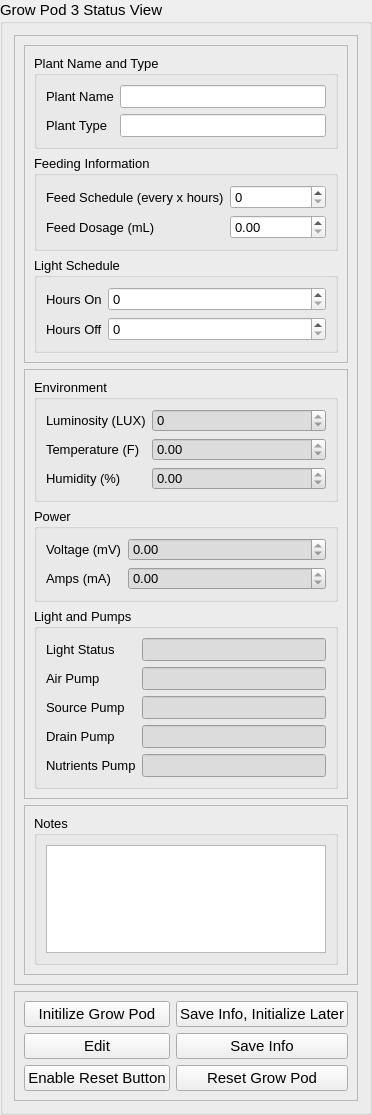
                  <widget class="QGroupBox" name="growPodContainer_3">
                   <property name="font">
                    <font>
                     <pointsize>11</pointsize>
                    </font>
                   </property>
                   <property name="title">
                    <string>Grow Pod 3 Status View</string>
                   </property>
                   <layout class="QVBoxLayout" name="verticalLayout_87">
                    <item>
                     <widget class="QFrame" name="growPodInfo_30">
                      <property name="sizePolicy">
                       <sizepolicy hsizetype="Preferred" vsizetype="Expanding">
                        <horstretch>0</horstretch>
                        <verstretch>0</verstretch>
                       </sizepolicy>
                      </property>
                      <property name="font">
                       <font>
                        <pointsize>10</pointsize>
                       </font>
                      </property>
                      <property name="frameShape">
                       <enum>QFrame::StyledPanel</enum>
                      </property>
                      <property name="frameShadow">
                       <enum>QFrame::Raised</enum>
                      </property>
                      <layout class="QVBoxLayout" name="verticalLayout_88">
                       <item>
                        <widget class="QFrame" name="growPodInfoFrame_30">
                         <property name="frameShape">
                          <enum>QFrame::StyledPanel</enum>
                         </property>
                         <property name="frameShadow">
                          <enum>QFrame::Raised</enum>
                         </property>
                         <layout class="QVBoxLayout" name="verticalLayout_89">
                          <item>
                           <widget class="QGroupBox" name="plantNameSection_30">
                            <property name="sizePolicy">
                             <sizepolicy hsizetype="Preferred" vsizetype="Expanding">
                              <horstretch>0</horstretch>
                              <verstretch>0</verstretch>
                             </sizepolicy>
                            </property>
                            <property name="title">
                             <string>Plant Name and Type</string>
                            </property>
                            <layout class="QVBoxLayout" name="verticalLayout_90">
                             <item>
                              <layout class="QFormLayout" name="plantNameForm_30">
                               <item row="0" column="0">
                                <widget class="QLabel" name="plantNameLabel_30">
                                 <property name="text">
                                  <string>Plant Name</string>
                                 </property>
                                </widget>
                               </item>
                               <item row="0" column="1">
                                <widget class="QLineEdit" name="plantNameLineEdit_30"/>
                               </item>
                               <item row="1" column="0">
                                <widget class="QLabel" name="plantTypeLabel_30">
                                 <property name="text">
                                  <string>Plant Type</string>
                                 </property>
                                </widget>
                               </item>
                               <item row="1" column="1">
                                <widget class="QLineEdit" name="plantTypeLineEdit_30"/>
                               </item>
                              </layout>
                             </item>
                            </layout>
                           </widget>
                          </item>
                          <item>
                           <widget class="QGroupBox" name="feedInfoSection_30">
                            <property name="title">
                             <string>Feeding Information</string>
                            </property>
                            <layout class="QVBoxLayout" name="verticalLayout_91">
                             <item>
                              <layout class="QFormLayout" name="feedInfoForm_30">
                               <item row="0" column="0">
                                <widget class="QLabel" name="feedScheduleLabel_30">
                                 <property name="text">
                                  <string>Feed Schedule (every x hours)</string>
                                 </property>
                                </widget>
                               </item>
                               <item row="0" column="1">
                                <widget class="QSpinBox" name="feedScheduleSpinBox_30">
                                 <property name="readOnly">
                                  <bool>false</bool>
                                 </property>
                                </widget>
                               </item>
                               <item row="1" column="0">
                                <widget class="QLabel" name="feedDosageLabel_30">
                                 <property name="text">
                                  <string>Feed Dosage (mL)</string>
                                 </property>
                                </widget>
                               </item>
                               <item row="1" column="1">
                                <widget class="QDoubleSpinBox" name="feedDosageDoubleSpinBox_30">
                                 <property name="readOnly">
                                  <bool>false</bool>
                                 </property>
                                </widget>
                               </item>
                              </layout>
                             </item>
                            </layout>
                           </widget>
                          </item>
                          <item>
                           <widget class="QGroupBox" name="lightScheduleSection_30">
                            <property name="title">
                             <string>Light Schedule</string>
                            </property>
                            <layout class="QVBoxLayout" name="verticalLayout_92">
                             <item>
                              <layout class="QFormLayout" name="lightScheduleForm_30">
                               <item row="0" column="0">
                                <widget class="QLabel" name="hoursOnLabel_30">
                                 <property name="text">
                                  <string>Hours On</string>
                                 </property>
                                </widget>
                               </item>
                               <item row="0" column="1">
                                <widget class="QSpinBox" name="hoursOnSpinBox_30">
                                 <property name="font">
                                  <font>
                                   <pointsize>10</pointsize>
                                  </font>
                                 </property>
                                 <property name="styleSheet">
                                  <string notr="true"/>
                                 </property>
                                 <property name="readOnly">
                                  <bool>false</bool>
                                 </property>
                                </widget>
                               </item>
                               <item row="1" column="0">
                                <widget class="QLabel" name="hoursOffLabel_30">
                                 <property name="text">
                                  <string>Hours Off</string>
                                 </property>
                                </widget>
                               </item>
                               <item row="1" column="1">
                                <widget class="QSpinBox" name="hoursOffSpinBox_30">
                                 <property name="font">
                                  <font>
                                   <pointsize>10</pointsize>
                                  </font>
                                 </property>
                                 <property name="styleSheet">
                                  <string notr="true"/>
                                 </property>
                                 <property name="readOnly">
                                  <bool>false</bool>
                                 </property>
                                </widget>
                               </item>
                              </layout>
                             </item>
                            </layout>
                           </widget>
                          </item>
                         </layout>
                        </widget>
                       </item>
                       <item>
                        <widget class="QFrame" name="growPodFeedbackFrame_30">
                         <property name="frameShape">
                          <enum>QFrame::StyledPanel</enum>
                         </property>
                         <property name="frameShadow">
                          <enum>QFrame::Raised</enum>
                         </property>
                         <layout class="QVBoxLayout" name="verticalLayout_93">
                          <item>
                           <widget class="QGroupBox" name="environmentStatusSection_30">
                            <property name="title">
                             <string>Environment</string>
                            </property>
                            <layout class="QVBoxLayout" name="verticalLayout_94">
                             <item>
                              <layout class="QFormLayout" name="environmentStatusForm_30">
                               <item row="0" column="0">
                                <widget class="QLabel" name="luminosityLabel_30">
                                 <property name="text">
                                  <string>Luminosity (LUX)</string>
                                 </property>
                                </widget>
                               </item>
                               <item row="0" column="1">
                                <widget class="QSpinBox" name="luminositySpinBox_30">
                                 <property name="font">
                                  <font>
                                   <pointsize>10</pointsize>
                                  </font>
                                 </property>
                                 <property name="styleSheet">
                                  <string notr="true">background-color: Gainsboro</string>
                                 </property>
                                 <property name="readOnly">
                                  <bool>true</bool>
                                 </property>
                                </widget>
                               </item>
                               <item row="2" column="0">
                                <widget class="QLabel" name="humidityLabel_30">
                                 <property name="text">
                                  <string>Humidity (%)</string>
                                 </property>
                                </widget>
                               </item>
                               <item row="2" column="1">
                                <widget class="QDoubleSpinBox" name="humidityDoubleSpinBox_30">
                                 <property name="font">
                                  <font>
                                   <pointsize>10</pointsize>
                                  </font>
                                 </property>
                                 <property name="styleSheet">
                                  <string notr="true">background-color: Gainsboro</string>
                                 </property>
                                 <property name="readOnly">
                                  <bool>true</bool>
                                 </property>
                                </widget>
                               </item>
                               <item row="1" column="0">
                                <widget class="QLabel" name="temperatureLabel_30">
                                 <property name="text">
                                  <string>Temperature (F)</string>
                                 </property>
                                </widget>
                               </item>
                               <item row="1" column="1">
                                <widget class="QDoubleSpinBox" name="temperatureDoubleSpinBox_30">
                                 <property name="font">
                                  <font>
                                   <pointsize>10</pointsize>
                                  </font>
                                 </property>
                                 <property name="styleSheet">
                                  <string notr="true">background-color: Gainsboro</string>
                                 </property>
                                 <property name="readOnly">
                                  <bool>true</bool>
                                 </property>
                                </widget>
                               </item>
                              </layout>
                             </item>
                            </layout>
                           </widget>
                          </item>
                          <item>
                           <widget class="QGroupBox" name="powerStatusSection_30">
                            <property name="title">
                             <string>Power</string>
                            </property>
                            <layout class="QVBoxLayout" name="verticalLayout_95">
                             <item>
                              <layout class="QFormLayout" name="powerStatusForm_30">
                               <item row="0" column="0">
                                <widget class="QLabel" name="voltageLabel_30">
                                 <property name="text">
                                  <string>Voltage (mV)</string>
                                 </property>
                                </widget>
                               </item>
                               <item row="0" column="1">
                                <widget class="QDoubleSpinBox" name="voltageDoubleSpinBox_30">
                                 <property name="font">
                                  <font>
                                   <pointsize>10</pointsize>
                                  </font>
                                 </property>
                                 <property name="styleSheet">
                                  <string notr="true">background-color: Gainsboro</string>
                                 </property>
                                 <property name="readOnly">
                                  <bool>true</bool>
                                 </property>
                                </widget>
                               </item>
                               <item row="1" column="0">
                                <widget class="QLabel" name="ampsLabel_30">
                                 <property name="text">
                                  <string>Amps (mA)</string>
                                 </property>
                                </widget>
                               </item>
                               <item row="1" column="1">
                                <widget class="QDoubleSpinBox" name="ampsDoubleSpinBox_30">
                                 <property name="font">
                                  <font>
                                   <pointsize>10</pointsize>
                                  </font>
                                 </property>
                                 <property name="styleSheet">
                                  <string notr="true">background-color: Gainsboro</string>
                                 </property>
                                 <property name="readOnly">
                                  <bool>true</bool>
                                 </property>
                                </widget>
                               </item>
                              </layout>
                             </item>
                            </layout>
                           </widget>
                          </item>
                          <item>
                           <widget class="QGroupBox" name="pumpStatusSection_30">
                            <property name="sizePolicy">
                             <sizepolicy hsizetype="Preferred" vsizetype="Expanding">
                              <horstretch>0</horstretch>
                              <verstretch>0</verstretch>
                             </sizepolicy>
                            </property>
                            <property name="title">
                             <string>Light and Pumps</string>
                            </property>
                            <layout class="QVBoxLayout" name="verticalLayout_96">
                             <item>
                              <layout class="QFormLayout" name="pumpStatusForm_30">
                               <item row="1" column="0">
                                <widget class="QLabel" name="airPumpLabel_30">
                                 <property name="text">
                                  <string>Air Pump</string>
                                 </property>
                                </widget>
                               </item>
                               <item row="1" column="1">
                                <widget class="QLineEdit" name="airPumpLineEdit_30">
                                 <property name="font">
                                  <font>
                                   <pointsize>10</pointsize>
                                  </font>
                                 </property>
                                 <property name="styleSheet">
                                  <string notr="true">background-color: Gainsboro</string>
                                 </property>
                                 <property name="readOnly">
                                  <bool>true</bool>
                                 </property>
                                </widget>
                               </item>
                               <item row="2" column="0">
                                <widget class="QLabel" name="sourcePumpLabel_30">
                                 <property name="text">
                                  <string>Source Pump</string>
                                 </property>
                                </widget>
                               </item>
                               <item row="2" column="1">
                                <widget class="QLineEdit" name="sourcePumpLineEdit_30">
                                 <property name="font">
                                  <font>
                                   <pointsize>10</pointsize>
                                  </font>
                                 </property>
                                 <property name="styleSheet">
                                  <string notr="true">background-color: Gainsboro</string>
                                 </property>
                                 <property name="readOnly">
                                  <bool>true</bool>
                                 </property>
                                </widget>
                               </item>
                               <item row="3" column="0">
                                <widget class="QLabel" name="drainPumpLabel_30">
                                 <property name="text">
                                  <string>Drain Pump</string>
                                 </property>
                                </widget>
                               </item>
                               <item row="3" column="1">
                                <widget class="QLineEdit" name="drainPumpLineEdit_30">
                                 <property name="font">
                                  <font>
                                   <pointsize>10</pointsize>
                                  </font>
                                 </property>
                                 <property name="styleSheet">
                                  <string notr="true">background-color: Gainsboro</string>
                                 </property>
                                 <property name="readOnly">
                                  <bool>true</bool>
                                 </property>
                                </widget>
                               </item>
                               <item row="4" column="0">
                                <widget class="QLabel" name="nutrientsPumpLabel_30">
                                 <property name="text">
                                  <string>Nutrients Pump</string>
                                 </property>
                                </widget>
                               </item>
                               <item row="4" column="1">
                                <widget class="QLineEdit" name="nutrientsPumpLineEdit_30">
                                 <property name="font">
                                  <font>
                                   <pointsize>10</pointsize>
                                  </font>
                                 </property>
                                 <property name="styleSheet">
                                  <string notr="true">background-color: Gainsboro</string>
                                 </property>
                                 <property name="readOnly">
                                  <bool>true</bool>
                                 </property>
                                </widget>
                               </item>
                               <item row="0" column="0">
                                <widget class="QLabel" name="lightStatusLabel_30">
                                 <property name="text">
                                  <string>Light Status</string>
                                 </property>
                                </widget>
                               </item>
                               <item row="0" column="1">
                                <widget class="QLineEdit" name="lightStatusLineEdit_30">
                                 <property name="font">
                                  <font>
                                   <pointsize>10</pointsize>
                                  </font>
                                 </property>
                                 <property name="styleSheet">
                                  <string notr="true">background-color: Gainsboro</string>
                                 </property>
                                 <property name="readOnly">
                                  <bool>true</bool>
                                 </property>
                                </widget>
                               </item>
                              </layout>
                             </item>
                            </layout>
                           </widget>
                          </item>
                         </layout>
                        </widget>
                       </item>
                       <item alignment="Qt::AlignBottom">
                        <widget class="QFrame" name="notesFrame_30">
                         <property name="frameShape">
                          <enum>QFrame::StyledPanel</enum>
                         </property>
                         <property name="frameShadow">
                          <enum>QFrame::Raised</enum>
                         </property>
                         <layout class="QVBoxLayout" name="verticalLayout_97">
                          <item>
                           <widget class="QGroupBox" name="growPodNotesSection_30">
                            <property name="maximumSize">
                             <size>
                              <width>16777215</width>
                              <height>150</height>
                             </size>
                            </property>
                            <property name="title">
                             <string>Notes</string>
                            </property>
                            <layout class="QVBoxLayout" name="verticalLayout_98">
                             <item>
                              <widget class="QTextEdit" name="growPodNotesText_30"/>
                             </item>
                            </layout>
                           </widget>
                          </item>
                         </layout>
                        </widget>
                       </item>
                      </layout>
                     </widget>
                    </item>
                    <item>
                     <widget class="QFrame" name="growStatusControlButtons_30">
                      <property name="font">
                       <font>
                        <pointsize>11</pointsize>
                       </font>
                      </property>
                      <property name="frameShape">
                       <enum>QFrame::StyledPanel</enum>
                      </property>
                      <property name="frameShadow">
                       <enum>QFrame::Raised</enum>
                      </property>
                      <layout class="QGridLayout" name="gridLayout_9">
                       <item row="1" column="1">
                        <widget class="QPushButton" name="saveInfoButton_30">
                         <property name="text">
                          <string>Save Info</string>
                         </property>
                        </widget>
                       </item>
                       <item row="0" column="1">
                        <widget class="QPushButton" name="saveInitializeLaterButton_30">
                         <property name="text">
                          <string>Save Info, Initialize Later</string>
                         </property>
                         <property name="default">
                          <bool>false</bool>
                         </property>
                        </widget>
                       </item>
                       <item row="0" column="0">
                        <widget class="QPushButton" name="initializeGrowPodButton_30">
                         <property name="text">
                          <string>Initilize Grow Pod</string>
                         </property>
                        </widget>
                       </item>
                       <item row="1" column="0">
                        <widget class="QPushButton" name="editButton_30">
                         <property name="text">
                          <string>Edit</string>
                         </property>
                        </widget>
                       </item>
                       <item row="2" column="0">
                        <widget class="QPushButton" name="enableResetButton_30">
                         <property name="text">
                          <string>Enable Reset Button</string>
                         </property>
                        </widget>
                       </item>
                       <item row="2" column="1">
                        <widget class="QPushButton" name="resetGrowPodButton_30">
                         <property name="text">
                          <string>Reset Grow Pod</string>
                         </property>
                        </widget>
                       </item>
                      </layout>
                     </widget>
                    </item>
                   </layout>
                  </widget>
